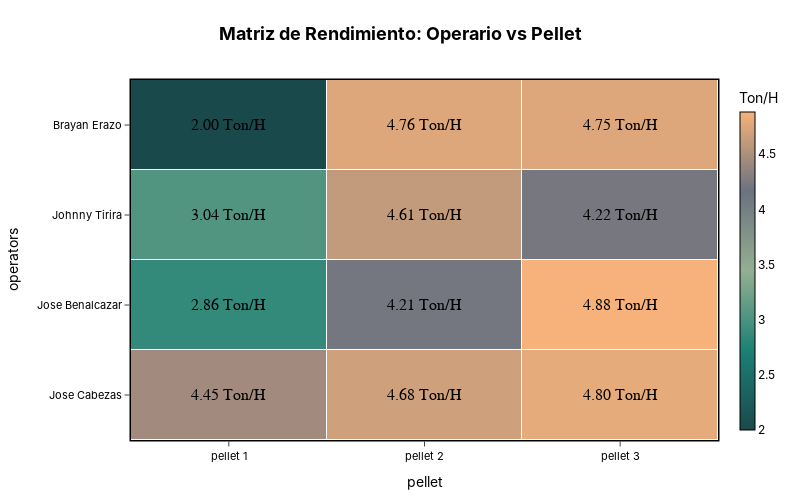

Notebook source saved alongside this figure:
### Code cell
# Paleta corporativa
CORP_DEEP_TEAL = "#1A494C"
CORP_TEAL      = "#1C8074"
CORP_SAGE      = "#94AF92"
CORP_GRAY      = "#6B7280"
ACCENT_WARM    = "#F6B27A"

corporate_colorscale = [
    (0.00, CORP_DEEP_TEAL),
    (0.25, CORP_TEAL),
    (0.50, CORP_GRAY),      # neutral en el medio
    (0.75, CORP_SAGE),
    (1.00, ACCENT_WARM),    # contraste agradable
]
corporate_colorway = [CORP_DEEP_TEAL, CORP_TEAL, CORP_SAGE, CORP_GRAY, ACCENT_WARM]

fig = plot_heatmap(
    df=prod_pel_trimmed,

    # Ejes
    x_col="pellet",
    y_col="operators",

    # Métrica Principal (Color + Centro)
    value_col="performance",
    aggfunc="mean",
    value_unit="Ton/H",
    decimals_value=2,

    # Métrica Secundaria (Esquina)
    secondary_col="quantity_tm",
    secondary_aggfunc="sum",
    secondary_prefix="Tons: ",
    secondary_position="bottom", # La etiqueta pequeña va abajo
    show_secondary_labels=False,


    # Estética
    colorscale=corporate_colorway,
    center_font_size=16,
    secondary_font_size=10,
    title="Matriz de Rendimiento: Operario vs Pellet",
    transparent_bg=True,
)
fig.show()
s3.save_plotly_html(fig, "heatmap_rendimiento.html")

### Figure 1 — Plotly figure (JSON) as saved in the notebook; plotly's stock layout.template omitted (floating-point values rounded to 4 significant figures)
{"data": [{"colorbar": {"outlinecolor": "black", "outlinewidth": 1, "thickness": 15, "tickfont": {"color": "black"}, "title": {"font": {"color": "black"}, "text": "Ton/H"}}, "colorscale": [[0, "#1A494C"], [0.25, "#1C8074"], [0.5, "#94AF92"], [0.75, "#6B7280"], [1, "#F6B27A"]], "customdata": [[8, 1563, 1444], [429, 89, 114], [848, 103, 84], [23, 1241, 1073]], "hovertemplate": "<b>pellet:</b> %{x}<br><b>operators:</b> %{y}<br><b>performance:</b> %{text}<br><b>quantity_tm:</b> %{customdata:.1f}<extra></extra>", "text": [["2.00 Ton/H", "4.76 Ton/H", "4.75 Ton/H"], ["3.04 Ton/H", "4.61 Ton/H", "4.22 Ton/H"], ["2.86 Ton/H", "4.21 Ton/H", "4.88 Ton/H"], ["4.45 Ton/H", "4.68 Ton/H", "4.80 Ton/H"]], "type": "heatmap", "x": ["pellet 1", "pellet 2", "pellet 3"], "xgap": 1, "y": ["Brayan Erazo", "Johnny Tirira", "Jose Benalcazar", "Jose Cabezas"], "ygap": 1, "z": [[2, 4.756, 4.754], [3.04, 4.613, 4.223], [2.861, 4.206, 4.883], [4.445, 4.682, 4.801]], "zmax": 4.883, "zmin": 2}], "layout": {"annotations": [{"font": {"color": "black", "family": "Arial", "size": 16}, "showarrow": false, "text": "2.00 Ton/H", "x": "pellet 1", "y": "Brayan Erazo"}, {"font": {"color": "black", "family": "Arial", "size": 16}, "showarrow": false, "text": "4.76 Ton/H", "x": "pellet 2", "y": "Brayan Erazo"}, {"font": {"color": "black", "family": "Arial", "size": 16}, "showarrow": false, "text": "4.75 Ton/H", "x": "pellet 3", "y": "Brayan Erazo"}, {"font": {"color": "black", "family": "Arial", "size": 16}, "showarrow": false, "text": "3.04 Ton/H", "x": "pellet 1", "y": "Johnny Tirira"}, {"font": {"color": "black", "family": "Arial", "size": 16}, "showarrow": false, "text": "4.61 Ton/H", "x": "pellet 2", "y": "Johnny Tirira"}, {"font": {"color": "black", "family": "Arial", "size": 16}, "showarrow": false, "text": "4.22 Ton/H", "x": "pellet 3", "y": "Johnny Tirira"}, {"font": {"color": "black", "family": "Arial", "size": 16}, "showarrow": false, "text": "2.86 Ton/H", "x": "pellet 1", "y": "Jose Benalcazar"}, {"font": {"color": "black", "family": "Arial", "size": 16}, "showarrow": false, "text": "4.21 Ton/H", "x": "pellet 2", "y": "Jose Benalcazar"}, {"font": {"color": "black", "family": "Arial", "size": 16}, "showarrow": false, "text": "4.88 Ton/H", "x": "pellet 3", "y": "Jose Benalcazar"}, {"font": {"color": "black", "family": "Arial", "size": 16}, "showarrow": false, "text": "4.45 Ton/H", "x": "pellet 1", "y": "Jose Cabezas"}, {"font": {"color": "black", "family": "Arial", "size": 16}, "showarrow": false, "text": "4.68 Ton/H", "x": "pellet 2", "y": "Jose Cabezas"}, {"font": {"color": "black", "family": "Arial", "size": 16}, "showarrow": false, "text": "4.80 Ton/H", "x": "pellet 3", "y": "Jose Cabezas"}], "font": {"color": "black", "family": "Inter, Arial, sans-serif"}, "height": 500, "margin": {"b": 60, "l": 60, "r": 60, "t": 80}, "paper_bgcolor": "rgba(0,0,0,0)", "plot_bgcolor": "rgba(0,0,0,0)", "title": {"font": {"color": "black", "size": 18}, "text": "<b>Matriz de Rendimiento: Operario vs Pellet<b>", "x": 0.5}, "width": 800, "xaxis": {"gridcolor": "rgba(0,0,0,0)", "linecolor": "black", "linewidth": 1.5, "mirror": true, "showline": true, "side": "bottom", "tickfont": {"color": "black", "size": 11}, "ticklen": 5, "ticks": "outside", "title": {"text": "pellet"}}, "yaxis": {"autorange": "reversed", "gridcolor": "rgba(0,0,0,0)", "linecolor": "black", "linewidth": 1.5, "mirror": true, "showline": true, "tickfont": {"color": "black", "size": 11}, "ticklen": 5, "ticks": "outside", "title": {"text": "operators"}}}}
